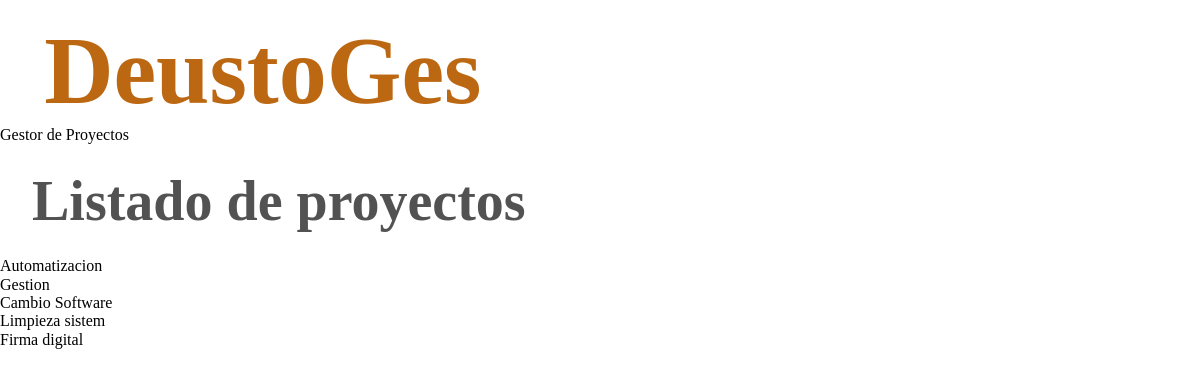
/appDeustoGes/proyectos, run on an earlier commit of the app's database.
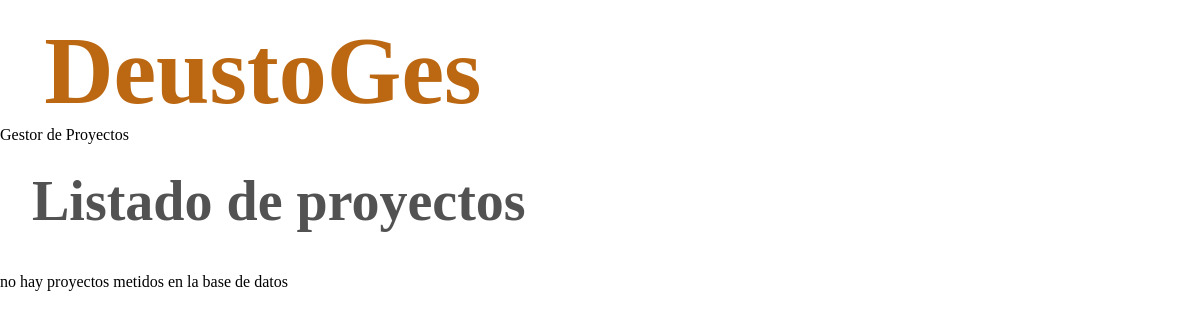
And on a later commit of the database.
### appDeustoGes/models.py (models this page shows, shortened)
class Proyecto(models.Model):
    nombre = models.CharField(max_length=15)
    descripcion = models.TextField()
    fecha_inicio = models.DateField(default=date(2020, 1, 1))
    fecha_fin = models.DateField(default=date(2020, 1, 1))
    presupuesto = models.IntegerField()
    tareas = models.ManyToManyField(Tarea, blank=False)
    responsable = models.ForeignKey(Empleado, on_delete=models.CASCADE)
    cliente = models.ForeignKey(Cliente, on_delete=models.CASCADE)
    created = models.DateTimeField(auto_now_add=True)
    updated = models.DateTimeField(auto_now=True)
    class Meta:
        verbose_name = "proyecto"
        verbose_name_plural = "proyectos"

### appDeustoGes/views.py (the view)
# urls.py: path("/proyectos", views.index_proyectos, name='proyectos_index'),
def index_proyectos(request):
    proyectos = Proyecto.objects.all()
    return render(request, "appDeustoGes/proyectos_index.html", {"proyectos": proyectos})

### templates/appDeustoGes/proyectos_index.html
{% extends "base.html" %}
{% block main_contenido %}
    <hi>Gestor de Proyectos</hi>
    <h2>Listado de proyectos</h2>
        {% if proyectos %}
            <ul>
                {% for proyecto in proyectos %}
                    <li><a href="{% url 'proyecto_detail' proyecto.id %}">{{ proyecto.nombre }}</a></li>
                {% endfor %}
            </ul>
        {% else  %}
            <p>no  hay proyectos metidos en la base de datos</p>
        {% endif %}
{% endblock %}

What changed in the data, as far as the page shows it:
removed Proyecto: nombre "Automatizacion"
removed Proyecto: nombre "Gestion"
removed Proyecto: nombre "Cambio Software"
removed Proyecto: nombre "Limpieza sistem"
removed Proyecto: nombre "Firma digital"
Also different on the page:
text now shown: "no hay proyectos metidos en la base de datos"
